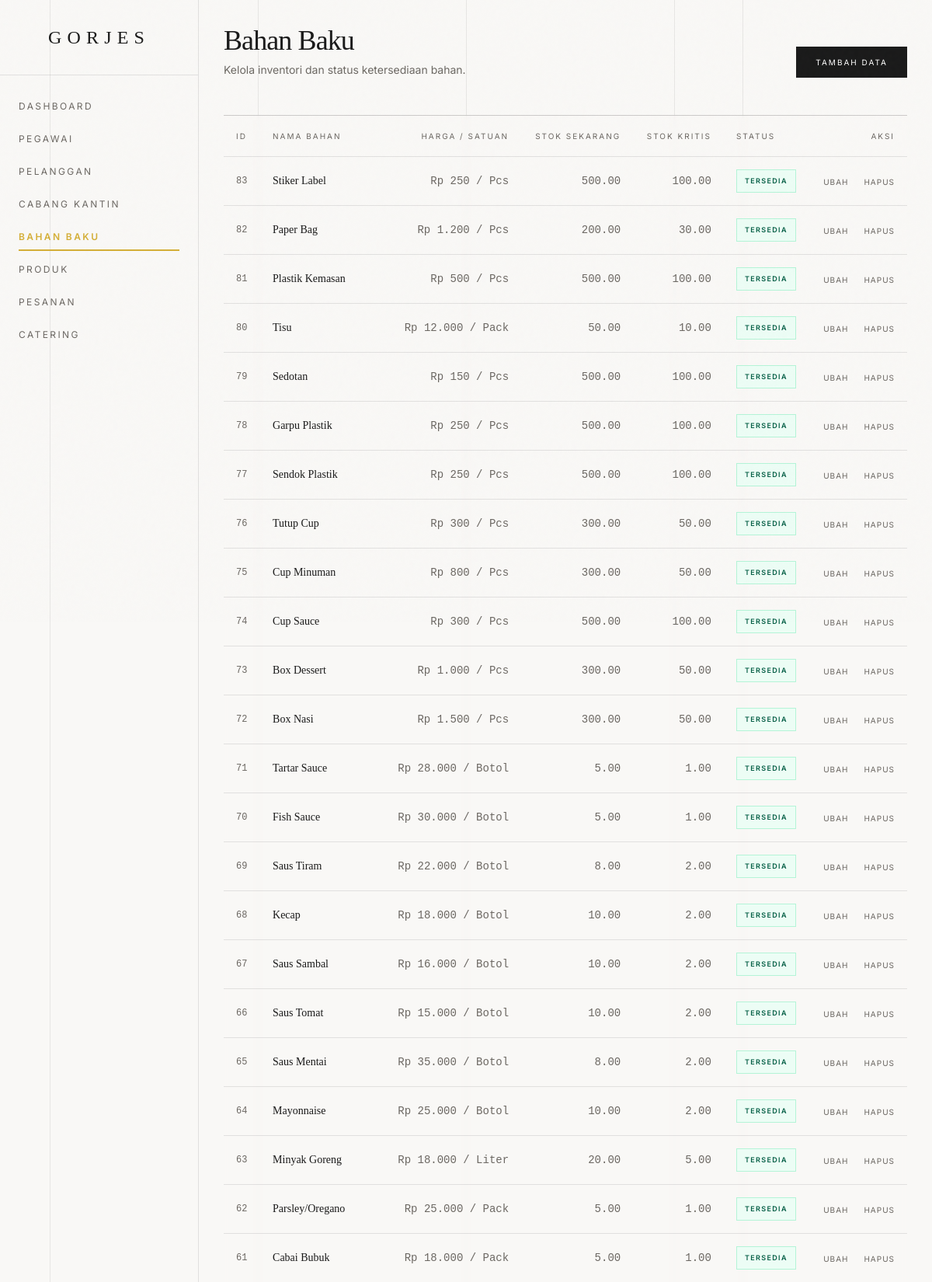
The app's page /dashboard/bahan_baku/bahan_bakulihat.php (signed in, upper part) with its own data.
### tables this page shows
create table bahan_baku
(
    id_bahan_baku       int auto_increment
        primary key,
    nama_bahan          varchar(100)                          not null,
    satuan              varchar(30)                           not null,
    harga_satuan_bahan  decimal(12, 2)                        not null,
    stok                decimal(10, 2) default 0.00           null,
    stok_kritis         decimal(10, 2) default 0.00           null,
    status_ketersediaan enum ('Tersedia', 'Menipis', 'Habis') null,
    constraint chk_bahan_baku_stok check (stok >= 0),
    constraint chk_bahan_baku_kritis check (stok_kritis >= 0)
);

### dashboard/bahan_baku/bahan_bakulihat.php (the view, shortened to what this page needs)
<?php
include '../../layouts/config.php';
include '../../layouts/head.php';
include '../../layouts/menu.php';
$sql = "SELECT * FROM bahan_baku ORDER BY id_bahan_baku DESC";
$result = mysqli_query($conn, $sql);
?>
<div class="mb-12 flex justify-between items-end relative z-10">
    <div>
        <h2 class="font-serif text-4xl tracking-tight mb-2">Bahan Baku</h2>
        <p class="text-sm text-luxury-mutedFg">Kelola inventori dan status ketersediaan bahan.</p>
    </div>
    <a href="bahan_bakutambah.php" class="h-10 px-6 border border-[#1A1A1A] bg-[#1A1A1A] text-white text-[10px] tracking-[0.2em] uppercase flex items-center hover:bg-transparent hover:text-[#1A1A1A] transition-all duration-300">
        Tambah Data
    </a>
</div>
<div class="border-t border-luxury-fg/20 overflow-x-auto relative z-10 bg-luxury-bg/50 backdrop-blur-sm">
    <table class="w-full text-left text-sm whitespace-nowrap">
        <thead>
            <tr class="border-b border-luxury-fg/10 uppercase text-[10px] tracking-[0.2em] text-luxury-mutedFg">
                <th class="py-4 px-4 font-normal">ID</th>
                <th class="py-4 px-4 font-normal">Nama Bahan</th>
                <th class="py-4 px-4 font-normal text-right">Harga / Satuan</th>
                <th class="py-4 px-4 font-normal text-right">Stok Sekarang</th>
                <th class="py-4 px-4 font-normal text-right">Stok Kritis</th>
                <th class="py-4 px-4 font-normal">Status</th>
                <th class="py-4 px-4 font-normal text-right">Aksi</th>
            </tr>
        </thead>
        <tbody>
            <?php while ($row = mysqli_fetch_assoc($result)): ?>
                <?php
                    if ($row['status_ketersediaan'] === 'Habis') {
                        $statusBadge = 'text-rose-800 bg-rose-50 border border-rose-200/80';
                    } elseif ($row['status_ketersediaan'] === 'Menipis') {
                        $statusBadge = 'text-amber-900 bg-amber-50 border border-amber-200/80';
                    } else {
                        $statusBadge = 'text-emerald-800 bg-emerald-50 border border-emerald-200/80';
                    }
                ?>
                <tr class="border-b border-[#1A1A1A]/10 hover:bg-[#F9F8F6] transition-colors duration-300">
                    <td class="py-4 px-4 font-mono text-xs text-luxury-mutedFg"><?= htmlspecialchars($row['id_bahan_baku']) ?></td>
                    <td class="py-4 px-4 font-serif"><?= htmlspecialchars($row['nama_bahan']) ?></td>
                    <td class="py-4 px-4 font-mono text-sm text-luxury-mutedFg text-right tabular-nums">Rp <?= number_format($row['harga_satuan_bahan'], 0, ',', '.') ?> / <?= htmlspecialchars($row['satuan']) ?></td>
                    <td class="py-4 px-4 font-mono text-sm text-luxury-mutedFg text-right tabular-nums"><?= htmlspecialchars($row['stok']) ?></td>
                    <td class="py-4 px-4 font-mono text-sm text-luxury-mutedFg text-right tabular-nums"><?= htmlspecialchars($row['stok_kritis']) ?></td>
                    <td class="py-4 px-4">
                        <span class="inline-block px-2.5 py-1 text-[9px] tracking-[0.15em] uppercase font-semibold <?= $statusBadge ?>">
                            <?= htmlspecialchars($row['status_ketersediaan']) ?>
                        </span>
                    </td>
                    <td class="py-4 px-4 text-right space-x-4">
                        <a href="bahan_bakuubah.php?id=<?= $row['id_bahan_baku'] ?>" class="text-[10px] uppercase tracking-widest text-luxury-mutedFg hover:text-luxury-accent transition-colors">Ubah</a>
                        <a href="bahan_bakuhapus.php?id=<?= $row['id_bahan_baku'] ?>" class="text-[10px] uppercase tracking-widest text-luxury-mutedFg hover:text-red-700 transition-colors">Hapus</a>
                    </td>
                </tr>
            <?php endwhile; ?>
        </tbody>
    </table>
</div>
<?php
include '../../layouts/footer.php';
include '../../layouts/vendor-scripts.php';
?>

### layouts/head.php (style rules this page uses)
body { background-color: #F9F8F6; color: #1A1A1A; border-radius: 0px !important; }
* { border-radius: 0px !important; }
table { border-radius: 0; border-collapse: collapse; background: transparent; box-shadow: none; border: none; }
th, td { border-bottom: 1px solid rgba(26,26,26,0.1) !important; }
th { background: transparent; }

### records on screen
bahan_baku: id_bahan_baku "83", nama_bahan "Stiker Label", harga_satuan_bahan "250", satuan "Pcs", stok "500.00", stok_kritis "100.00", status_ketersediaan "TERSEDIA"
bahan_baku: id_bahan_baku "82", nama_bahan "Paper Bag", harga_satuan_bahan "1.200", satuan "Pcs", stok "200.00", stok_kritis "30.00", status_ketersediaan "TERSEDIA"
bahan_baku: id_bahan_baku "81", nama_bahan "Plastik Kemasan", harga_satuan_bahan "500", satuan "Pcs", stok "500.00", stok_kritis "100.00", status_ketersediaan "TERSEDIA"
bahan_baku: id_bahan_baku "80", nama_bahan "Tisu", harga_satuan_bahan "12.000", satuan "Pack", stok "50.00", stok_kritis "10.00", status_ketersediaan "TERSEDIA"
bahan_baku: id_bahan_baku "79", nama_bahan "Sedotan", harga_satuan_bahan "150", satuan "Pcs", stok "500.00", stok_kritis "100.00", status_ketersediaan "TERSEDIA"
bahan_baku: id_bahan_baku "78", nama_bahan "Garpu Plastik", harga_satuan_bahan "250", satuan "Pcs", stok "500.00", stok_kritis "100.00", status_ketersediaan "TERSEDIA"
bahan_baku: id_bahan_baku "77", nama_bahan "Sendok Plastik", harga_satuan_bahan "250", satuan "Pcs", stok "500.00", stok_kritis "100.00", status_ketersediaan "TERSEDIA"
bahan_baku: id_bahan_baku "76", nama_bahan "Tutup Cup", harga_satuan_bahan "300", satuan "Pcs", stok "300.00", stok_kritis "50.00", status_ketersediaan "TERSEDIA"
bahan_baku: id_bahan_baku "75", nama_bahan "Cup Minuman", harga_satuan_bahan "800", satuan "Pcs", stok "300.00", stok_kritis "50.00", status_ketersediaan "TERSEDIA"
bahan_baku: id_bahan_baku "74", nama_bahan "Cup Sauce", harga_satuan_bahan "300", satuan "Pcs", stok "500.00", stok_kritis "100.00", status_ketersediaan "TERSEDIA"
bahan_baku: id_bahan_baku "73", nama_bahan "Box Dessert", harga_satuan_bahan "1.000", satuan "Pcs", stok "300.00", stok_kritis "50.00", status_ketersediaan "TERSEDIA"
bahan_baku: id_bahan_baku "72", nama_bahan "Box Nasi", harga_satuan_bahan "1.500", satuan "Pcs", stok "300.00", stok_kritis "50.00", status_ketersediaan "TERSEDIA"
bahan_baku: id_bahan_baku "71", nama_bahan "Tartar Sauce", harga_satuan_bahan "28.000", satuan "Botol", stok "5.00", stok_kritis "1.00", status_ketersediaan "TERSEDIA"
bahan_baku: id_bahan_baku "70", nama_bahan "Fish Sauce", harga_satuan_bahan "30.000", satuan "Botol", stok "5.00", stok_kritis "1.00", status_ketersediaan "TERSEDIA"
bahan_baku: id_bahan_baku "69", nama_bahan "Saus Tiram", harga_satuan_bahan "22.000", satuan "Botol", stok "8.00", stok_kritis "2.00", status_ketersediaan "TERSEDIA"
bahan_baku: id_bahan_baku "68", nama_bahan "Kecap", harga_satuan_bahan "18.000", satuan "Botol", stok "10.00", stok_kritis "2.00", status_ketersediaan "TERSEDIA"
bahan_baku: id_bahan_baku "67", nama_bahan "Saus Sambal", harga_satuan_bahan "16.000", satuan "Botol", stok "10.00", stok_kritis "2.00", status_ketersediaan "TERSEDIA"
bahan_baku: id_bahan_baku "66", nama_bahan "Saus Tomat", harga_satuan_bahan "15.000", satuan "Botol", stok "10.00", stok_kritis "2.00", status_ketersediaan "TERSEDIA"
bahan_baku: id_bahan_baku "65", nama_bahan "Saus Mentai", harga_satuan_bahan "35.000", satuan "Botol", stok "8.00", stok_kritis "2.00", status_ketersediaan "TERSEDIA"
bahan_baku: id_bahan_baku "64", nama_bahan "Mayonnaise", harga_satuan_bahan "25.000", satuan "Botol", stok "10.00", stok_kritis "2.00", status_ketersediaan "TERSEDIA"
bahan_baku: id_bahan_baku "63", nama_bahan "Minyak Goreng", harga_satuan_bahan "18.000", satuan "Liter", stok "20.00", stok_kritis "5.00", status_ketersediaan "TERSEDIA"
bahan_baku: id_bahan_baku "62", nama_bahan "Parsley/Oregano", harga_satuan_bahan "25.000", satuan "Pack", stok "5.00", stok_kritis "1.00", status_ketersediaan "TERSEDIA"
bahan_baku: id_bahan_baku "61", nama_bahan "Cabai Bubuk", harga_satuan_bahan "18.000", satuan "Pack", stok "5.00", stok_kritis "1.00", status_ketersediaan "TERSEDIA"
